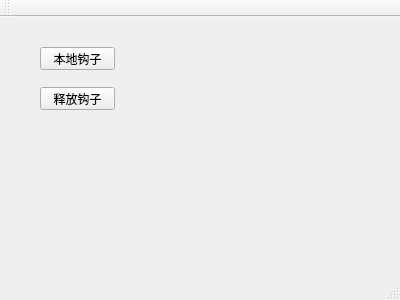
<?xml version="1.0" encoding="UTF-8"?>
<ui version="4.0">
 <class>MainWindow</class>
 <widget class="QMainWindow" name="MainWindow">
  <property name="geometry">
   <rect>
    <x>0</x>
    <y>0</y>
    <width>400</width>
    <height>300</height>
   </rect>
  </property>
  <property name="windowTitle">
   <string>MainWindow</string>
  </property>
  <widget class="QWidget" name="centralWidget">
   <widget class="QPushButton" name="btn_Local">
    <property name="geometry">
     <rect>
      <x>40</x>
      <y>30</y>
      <width>75</width>
      <height>23</height>
     </rect>
    </property>
    <property name="text">
     <string>本地钩子</string>
    </property>
   </widget>
   <widget class="QPushButton" name="btn_free">
    <property name="geometry">
     <rect>
      <x>40</x>
      <y>70</y>
      <width>75</width>
      <height>23</height>
     </rect>
    </property>
    <property name="text">
     <string>释放钩子</string>
    </property>
   </widget>
  </widget>
  <widget class="QMenuBar" name="menuBar">
   <property name="geometry">
    <rect>
     <x>0</x>
     <y>0</y>
     <width>400</width>
     <height>23</height>
    </rect>
   </property>
  </widget>
  <widget class="QToolBar" name="mainToolBar">
   <attribute name="toolBarArea">
    <enum>TopToolBarArea</enum>
   </attribute>
   <attribute name="toolBarBreak">
    <bool>false</bool>
   </attribute>
  </widget>
  <widget class="QStatusBar" name="statusBar"/>
 </widget>
 <layoutdefault spacing="6" margin="11"/>
 <resources/>
 <connections/>
</ui>
